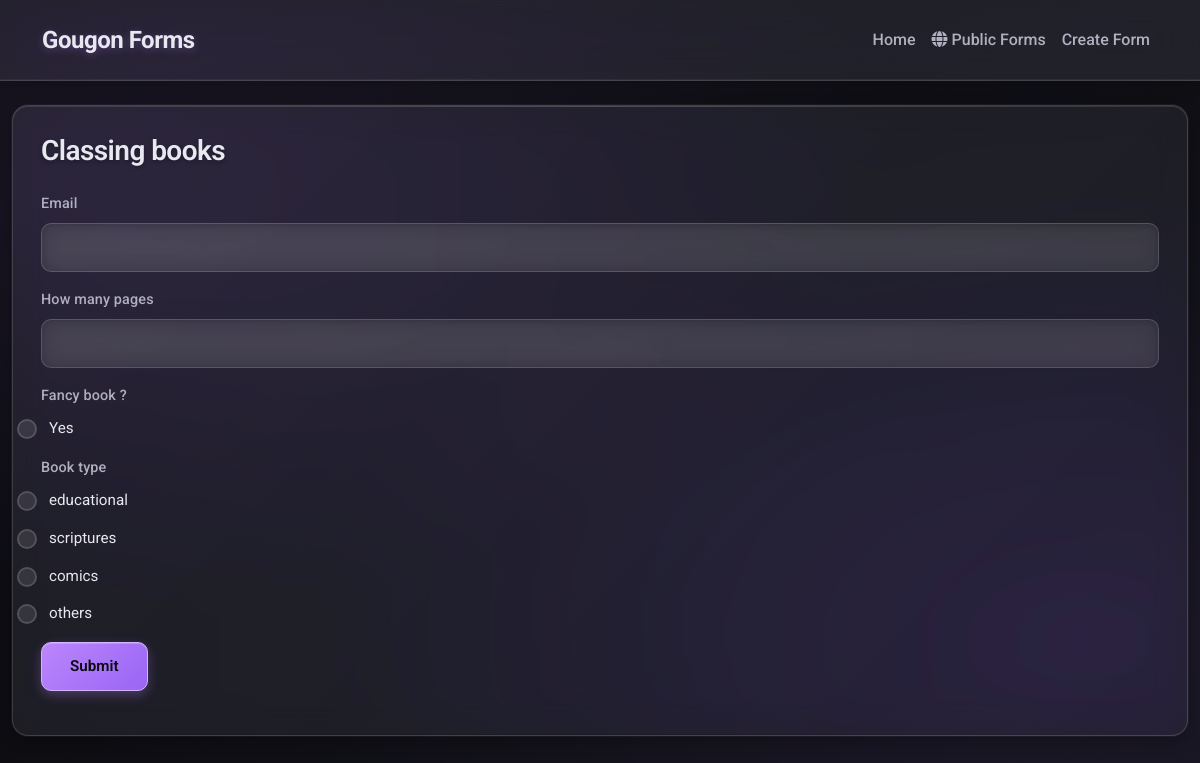
Page /form/1 on the committed database.
### myproject/models.py (models this page shows, shortened)
class Form(db.Model):
    __tablename__ = 'forms'
    id = db.Column(db.Integer, primary_key=True)
    title = db.Column(db.String(50) , nullable=False)
    is_public = db.Column(db.Boolean, nullable=False, default=False)
    questions = db.relationship(
        'Question', backref='form', lazy='dynamic', cascade='all, delete-orphan'
    )

class Question(db.Model):
    __tablename__ = 'questions'
    id = db.Column(db.Integer, primary_key=True)
    text = db.Column(db.String(200), nullable=False)
    question_type = db.Column(db.String(20), nullable=False, default='text')
    form_id = db.Column(db.Integer, db.ForeignKey('forms.id'), nullable=False)
    is_required = db.Column(db.Boolean, nullable=False, default=True)
    answers = db.relationship(
        'Answer', backref='question', lazy='dynamic', cascade='all, delete-orphan'
    )
    options = db.relationship(
        'Option', backref='question', lazy='dynamic', cascade='all, delete-orphan'
    )

class Option(db.Model):
    __tablename__ = 'options'
    id = db.Column(db.Integer, primary_key=True)
    question_id = db.Column(db.Integer, db.ForeignKey('questions.id'), nullable=False)
    text = db.Column(db.String(200), nullable=False)

### myproject/__init__.py (the view, shortened to what this page needs)
@app.route('/form/<int:form_id>', methods=['GET', 'POST'])
def fill_form(form_id):
    form = models.Form.query.get_or_404(form_id)
    return render_template('fill_form.html', form=form)

### myproject/templates/fill_form.html (shortened to what this page needs)
{% extends 'base.html' %}
{% block content %}
<div class="card">
<div class="card-body">
<h1 class="card-title mb-4">{{ form.title }}</h1>
<form method="post" class="mb-3">
  <div class="mb-3">
    <label class="form-label">Email</label>
    <input class="form-control" type="email" name="email" required>
  </div>
{% for question in form.questions %}
  <div class="mb-3">
    <label class="form-label">{{ question.text }}</label>
    {% if question.question_type == 'multiple' %}
      {% for opt in question.options %}
        <div class="form-check">
          <input class="form-check-input" type="radio" name="q_{{ question.id }}" value="{{ opt.text }}" {% if question.is_required %}required{% endif %}>
          <label class="form-check-label">{{ opt.text }}</label>
        </div>
      {% endfor %}
    {% else %}
      <input class="form-control" type="text" name="q_{{ question.id }}" {% if question.is_required %}required{% endif %}>
    {% endif %}
    </div>
{% endfor %}
  <button class="btn btn-primary" type="submit">Submit</button>
</form>
</div>
</div>
{% endblock %}

### rows in the picture
Form: title "Classing books"
Question: text "How many pages"
Question: text "Fancy book ?"
Option: text "Yes"
Question: text "Book type"
Option: text "educational"
Option: text "scriptures"
Option: text "comics"
Option: text "others"
